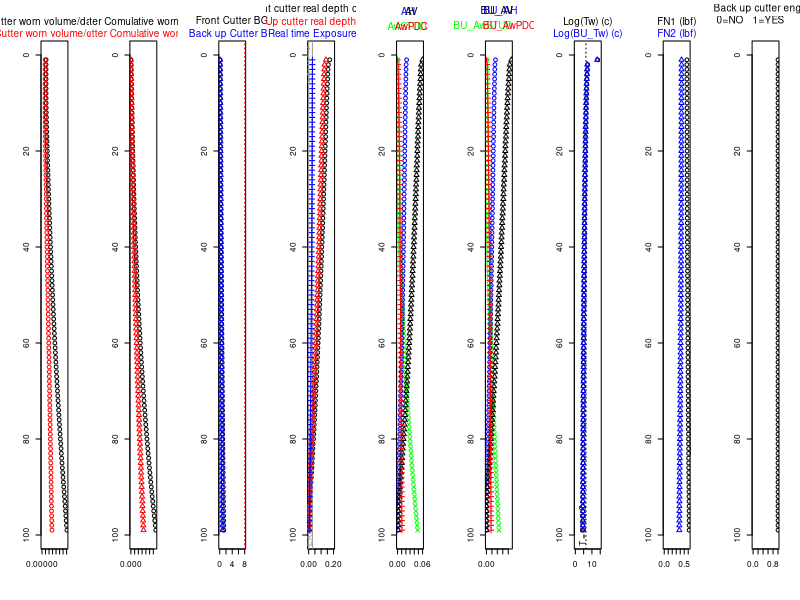
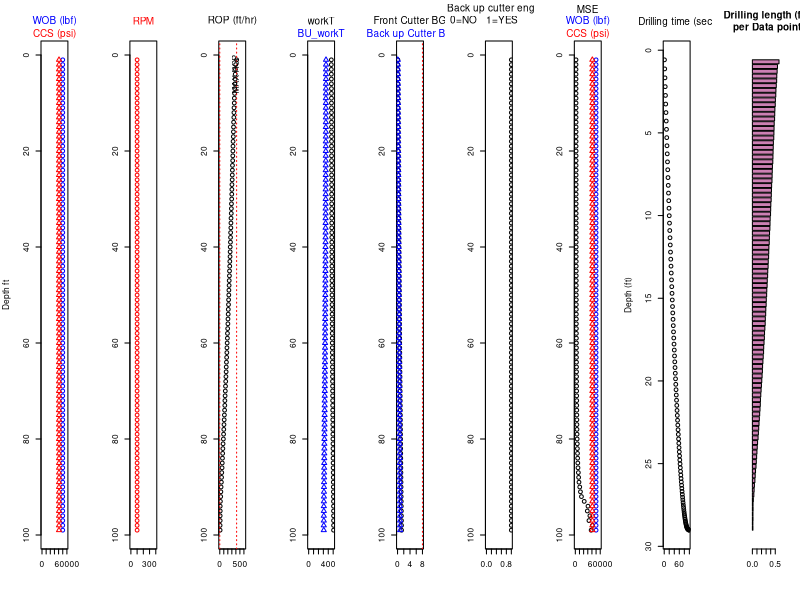

Here is the R script that generated these plots, in order:

#clean console
cat("\014")
#clean environment
rm(list=ls())


Db <- 8.5 #bit diameter
Re <- Db/((2^0.5)*2) # effective radius
Ce <- 1 # cutter front area efficiency
# WOB <- 25000 # weight on bit klbf
# RPM <- 100 #
# CCS <- 41000 # in psi
NOC <- 32 # number of cutters
Dc <- 0.5 # cutter diameter in inch
Rc <- Dc/2 #cutter radius in inch
BR <- 20 # Back Rake in angle
SR <- 0 # Side Rake in angle
wSTUD <- 0.3 # weight 1 STUD
wPDC <- 1 # weight 2 PDC
Emb_Length <- 0.2 # Cutter embedded length
Lcutter <- 2 # cutter length in inch
CutterT <- 0.0276 # cutter thickness in inch
ROPcoff <- 300 # ROP coefficient
BGThershold <- 8*(Lcutter-Emb_Length)*tan(BR*pi/180)/Dc

#---------------------------------------------
# Cutter Wear Flat Area Temprature parameters
# Tf <- 50 # fluid temprature in C
# kf <- 0.04 # cutter/rock friction coefficient
f <- 0.5 # thermal response function
# alpha_f <- 1 #
#---------------------------------------------
DataTimeInter <- 5 # sec
#-----------------------------BG Column

# BG <- read.csv("C:/Users/DASLAB Hareland 3/Desktop/R calc file/ROP drafts/BG.csv", header = T)
# BG <- read.csv("C:/Users/Farshid/Desktop/rop/BG.csv", header = T)
# C:\Users\DASLAB Hareland 3\Documents\All_Amin_Github\Petroleum-and-Drilling-Enginnering\Codes\Drilling Simulator
BG <- read.csv("../Drilling Simulator/Data_set/BG.csv", header = T)
BG <- 0.01*BG
Num_of_Data <- nrow(BG)
# BU_BG <- read.csv("C:/Users/DASLAB Hareland 3/Desktop/R calc file/ROP drafts/BU_BG.csv", header = T)
# BU_BG <- read.csv("C:/Users/Farshid/Desktop/rop/BU_BG.csv", header = T)
BU_BG <- read.csv("../Drilling Simulator/Data_set/BU_BG.csv", header = T)
BU_BG <- 0.01*BU_BG
Num_of_Data <- nrow(BU_BG)

EXPR_new <- 0.03 #back up cutter exposed when both cutters are new
EXPR_realtime <- matrix(0,Num_of_Data,1)
colnames(EXPR_realtime) <- "inch"


#-----ROP (ft/hr)-----------------------------
ROP <- matrix(0,Num_of_Data,1)
ROP <- data.frame(ROP)
colnames(ROP) <- 'ROP (ft/hr)'
#----------------------------WOB Column
# WOB <- read.csv("C:/Users/DASLAB Hareland 3/Desktop/R calc file/ROP drafts/WOB.csv", header = T); WOB <-1*WOB
# WOB <- read.csv("C:/Users/Farshid/Desktop/rop/WOB.csv", header = T); WOB <-2*WOB
WOB <- read.csv("../Drilling Simulator/Data_set/WOB.csv", header = T); WOB <-2*WOB
WOC <- WOB/NOC
colnames(WOC) <- 'WOC,lbf'
#----------------------------RPM Column
# RPM <- read.csv("C:/Users/DASLAB Hareland 3/Desktop/R calc file/ROP drafts/RPM.csv", header = T); RPM <- 1*RPM
# RPM <- read.csv("C:/Users/Farshid/Desktop/rop/RPM.csv", header = T); RPM <- 1*RPM
RPM <- read.csv("../Drilling Simulator/Data_set/RPM.csv", header = T); RPM <- 1*RPM
#----------------------------CCS Column
# CCS <- read.csv("C:/Users/DASLAB Hareland 3/Desktop/R calc file/ROP drafts/CCS.csv", header = T); CCS <- 0.5*CCS
# CCS <- read.csv("C:/Users/Farshid/Desktop/rop/CCS.csv", header = T); CCS <- 1*CCS
CCS <- read.csv("../Drilling Simulator/Data_set/CCS.csv", header = T); CCS <- 1*CCS
#----------------------------Tf Column
# Tf <- read.csv("C:/Users/DASLAB Hareland 3/Desktop/R calc file/ROP drafts/Tf.csv", header = T)
# Tf <- read.csv("C:/Users/Farshid/Desktop/rop/Tf.csv", header = T)
Tf <- read.csv("../Drilling Simulator/Data_set/Tf.csv", header = T)
#----------------------------kf Column
# kf <- read.csv("C:/Users/DASLAB Hareland 3/Desktop/R calc file/ROP drafts/kf.csv", header = T)
# kf <- read.csv("C:/Users/Farshid/Desktop/rop/kf.csv", header = T)
kf <- read.csv("../Drilling Simulator/Data_set/Kf.csv", header = T)
#----------------------------alpha_f Column
# alpha_f <- read.csv("C:/Users/DASLAB Hareland 3/Desktop/R calc file/ROP drafts/alpha_f.csv", header = T)
# alpha_f <- read.csv("C:/Users/Farshid/Desktop/rop/alpha_f.csv", header = T)
alpha_f <- read.csv("../Drilling Simulator/Data_set/alpha_f.csv", header = T)
#----------------------------thermal response function
# f <- read.csv("C:/Users/DASLAB Hareland 3/Desktop/R calc file/ROP drafts/f.csv", header = T)
# f <- read.csv("C:/Users/Farshid/Desktop/rop/f.csv", header = T)
f <- read.csv("../Drilling Simulator/Data_set/f.csv", header = T)
#----------------------------khf (w/cm/C)
# khf <- read.csv("C:/Users/DASLAB Hareland 3/Desktop/R calc file/ROP drafts/khf.csv", header = T)
# khf <- read.csv("C:/Users/Farshid/Desktop/rop/khf.csv", header = T)
khf <- read.csv("../Drilling Simulator/Data_set/Khf.csv", header = T)
#----------------------------FN1 and FN2
#normal forces on cutter and back up cutter
FN1 <- matrix(0,Num_of_Data,1)
colnames(FN1) <- "Lbf"
FN2 <- matrix(0,Num_of_Data,1)
colnames(FN2) <- "Lbf"
#=============Tw and BU_Tw
Tw <- matrix(0,Num_of_Data,1)
colnames(Tw) <- "c"
BU_Tw <- matrix(0,Num_of_Data,1)
colnames(BU_Tw) <- "c"

#-----Cutters work (base and backup)--
work1 <- matrix(0,Num_of_Data,1)
colnames(work1) <- "ft.Lbf"
work2 <- matrix(0,Num_of_Data,1)
colnames(work2) <- "ft.Lbf"
workT <- matrix(0,Num_of_Data,1)
colnames(workT) <- "ft.Lbf"
BU_work1 <- matrix(0,Num_of_Data,1)
colnames(BU_work1) <- "ft.Lbf"
BU_work2 <- matrix(0,Num_of_Data,1)
colnames(BU_work2) <- "ft.Lbf"
BU_workT <- matrix(0,Num_of_Data,1)
colnames(BU_workT) <- "ft.Lbf"

#average wear coff of PDC and STUD 1 and 2
#1
alphaAve <- matrix(0,Num_of_Data,1)
colnames(alphaAve) <- "(ft.Lbf)/inch3"
#2
BU_alphaAve <- matrix(0,Num_of_Data,1)
colnames(BU_alphaAve) <- "(ft.Lbf)/inch3"

#1
cutter_worn_vol_each_datapoint <- matrix(0,Num_of_Data,1)
colnames(cutter_worn_vol_each_datapoint) <- "inch3"
#2
BU_cutter_worn_vol_each_datapoint <- matrix(0,Num_of_Data,1)
colnames(BU_cutter_worn_vol_each_datapoint) <- "inch3"

#1
comulative_cutter_worn_vol <- matrix(0,Num_of_Data,1)
colnames(comulative_cutter_worn_vol) <- "inch3"
#2
BU_comulative_cutter_worn_vol <- matrix(0,Num_of_Data,1)
colnames(BU_comulative_cutter_worn_vol) <- "inch3"

wear_cof_PDC <- 20000000 # (ft.Lbf)/inch3 of pure PDC material
wear_cof_STUD <- 20000 # (ft.Lbf)/inch3 of pure STUD material

#----------------------------Cutter Velocity (m/s) Column
Cutter_Velocity <- 2*pi*RPM*Re*0.0254/60
colnames(Cutter_Velocity) <- 'Cutter_Velocity,m/s'
#----------------------------cutter wear flat length,L (cm) Column
cutter_wearflat_length <- (BG*Dc/8)/sin(pi*BR/180)*2.54
colnames(cutter_wearflat_length) <- 'cutter_wearflat_length,cm'
BU_cutter_wearflat_length <- (BU_BG*Dc/8)/sin(pi*BR/180)*2.54
colnames(BU_cutter_wearflat_length) <- 'BU_cutter_wearflat_length,cm'

NeedToCovered <- (WOB/NOC)/(CCS)
colnames(NeedToCovered) <- 'NeedToCovered'
Max_DOC_OnCutterFace <- (Dc)*cos(BR*pi/180)
Max_DOC <- Max_DOC_OnCutterFace*cos(BR*pi/180)

#-------------------------------------------------------------------------
BGDc8 <- BG*Dc/8
colnames(BGDc8) <- 'BGDc8'
BGDc8Cos <- BGDc8*cos(BR*pi/180)
colnames(BGDc8Cos) <- 'BGDc8Cos'

BU_BGDc8 <- BU_BG*Dc/8
colnames(BU_BGDc8) <- 'BU_BGDc8'
BU_BGDc8Cos <- BU_BGDc8*cos(BR*pi/180)
colnames(BU_BGDc8Cos) <- 'BU_BGDc8Cos'

#difference between weighted area beneath the cutter and needed area to be covered
Diff_AwBeneathCutter_T_NeedToCovered <- 0 -NeedToCovered
colnames(Diff_AwBeneathCutter_T_NeedToCovered) <- 'Diff_AwBeneathCutter_T_NeedToCovered'


#BackUp cutter is engaged with the formation or not
BU_cutter_engage <- matrix(0.5,Num_of_Data,1)
colnames(BU_cutter_engage) <- "1=YES 0=NO"

#-------------------------------------------------------------------------
#finding the depth of cut and BG/BU_BG
DOC_accuracy <- 0.0001 # accuracy for finding depth of cut
StepSize <- 0.001

wornVol_accuracy <- 0.0001 #cutter worn volume acuracy
addBG <- 0.0001
#===================Cutter #1==================
#==============================================
DOC_real <- matrix(0,nrow=Num_of_Data,ncol=1)
AH_Matrix <- matrix(0,nrow=Num_of_Data,ncol=1)
AV_Matrix <- matrix(0,nrow=Num_of_Data,ncol=1)
DepthOfCut_P <- matrix(0,nrow=Num_of_Data,ncol=1)
DOC_OCF <- matrix(0,nrow=Num_of_Data,ncol=1)
AOCFClean <- matrix(0,nrow=Num_of_Data,ncol=1)
AWOBG <- matrix(0,nrow=Num_of_Data,ncol=1)
ACT <- matrix(0,nrow=Num_of_Data,ncol=1)
AH <- matrix(0,nrow=Num_of_Data,ncol=1)
AV <- matrix(0,nrow=Num_of_Data,ncol=1)
AwTotal <- matrix(0,nrow=Num_of_Data,ncol=1)
AwPDC <- matrix(0,nrow=Num_of_Data,ncol=1)
AwSTUD <- matrix(0,nrow=Num_of_Data,ncol=1)

#==============================================
#==============================================
#===================Cutter #2==================
#==============================================
BU_DOC_real <- matrix(0,nrow=Num_of_Data,ncol=1)
BU_AH_Matrix <- matrix(0,nrow=Num_of_Data,ncol=1)
BU_AV_Matrix <- matrix(0,nrow=Num_of_Data,ncol=1)
BU_DepthOfCut_P <- matrix(0,nrow=Num_of_Data,ncol=1)
BU_DOC_OCF <- matrix(0,nrow=Num_of_Data,ncol=1)
BU_AOCFClean <- matrix(0,nrow=Num_of_Data,ncol=1)
BU_AWOBG <- matrix(0,nrow=Num_of_Data,ncol=1)
BU_ACT <- matrix(0,nrow=Num_of_Data,ncol=1)
BU_AH <- matrix(0,nrow=Num_of_Data,ncol=1)
BU_AV <- matrix(0,nrow=Num_of_Data,ncol=1)
BU_AwTotal <- matrix(0,nrow=Num_of_Data,ncol=1)
BU_AwPDC <- matrix(0,nrow=Num_of_Data,ncol=1)
BU_AwSTUD <- matrix(0,nrow=Num_of_Data,ncol=1)
#==============================================
#==============================================

#1
cwv <- 0 # cutter worn volume counter "comulative"
#2
BU_cwv <- 0 # cutter worn volume counter "comulative" for back up cutter


































for (i in 1:Num_of_Data){




  DepthOfCut_P[i,1] <- BGDc8Cos[i,1]
  colnames(DepthOfCut_P) <- 'DepthOfCut_P'
  BU_DepthOfCut_P[i,1] <- BU_BGDc8Cos[i,1]
  colnames(BU_DepthOfCut_P) <- 'BU_DepthOfCut_P'

  j <- 0

  while(DepthOfCut_P[i,1] < Max_DOC && Diff_AwBeneathCutter_T_NeedToCovered[i,1] < DOC_accuracy){

    j <- j+1

    # cat("i=",i,"j=",j, "\n")

    DepthOfCut_P[i,1] <- DepthOfCut_P[i,1] + StepSize



    #=======================Cutter #1=========================
    #=========================================================
    #=========================================================
    #=========================================================
    #=========================================================

    DOC_OCF[i,1] <- DepthOfCut_P[i,1]/(cos(BR*pi/180));# print(DOC_OCF[1,1])
    colnames(DOC_OCF) <- 'DOC_OCF'
    # AreaOnCutterFaceClean = AOCFC
    AOCFClean[i,1] <- (Rc^2)*acos((Rc-DOC_OCF[i,1])/Rc)-(Rc-DOC_OCF[i,1])*(2*Rc*DOC_OCF[i,1]-(DOC_OCF[i,1])^2)^0.5;# print(AOCFClean[1,1])
    colnames(AOCFClean) <- 'AOCFClean'
    # AreaWornOutBG = AWOBG # worn out area on cutter face
    AWOBG[i,1] <- (Rc^2)*acos((Rc-BGDc8[i,1])/Rc)-(Rc-BGDc8[i,1])*(2*Rc*BGDc8[i,1]-(BGDc8[i,1])^2)^0.5; #print(AWOBG[1,1])
    colnames(AWOBG) <- 'AWOBG'
    #Area Cut Total = ACT # total aera on cutter face
    ACT[i,1] <- AOCFClean[i,1] -AWOBG[i,1]
    colnames(ACT) <- 'ACT'
    # area beneath the cutter
    AH[i,1] <- ACT[i,1]*sin(BR*pi/180)
    colnames(AH) <- 'AH'
    # area infront of cutter
    AV[i,1] <- ACT[i,1]*cos(BR*pi/180)*cos(SR*pi/180)
    colnames(AV) <- 'AV'

    #-----------------------------------------
    #calc for Aw total
    Aw1 <- (BG[i,1]*Dc/8)*cos(BR*pi/180)
    Aw2 <- (Aw1-Lcutter*cos((90-BR)*pi/180))/sin((90-BR)*pi/180)
    if (Aw2<0){Aw3 <- 0} else {Aw3 <- Aw2}
    Aw4 <- Aw1/sin((90-BR)*pi/180)
    if (Aw4<Dc){Aw5 <- Aw4} else {Aw5 <- Dc}
    Aw6 <- (Aw5-Rc)/Rc
    Aw7 <- (Aw3-Rc)/Rc
    Aw8 <- (Aw5-Rc)
    Aw9 <- (Aw3-Rc)
    Aw10 <- ((2*Rc*Aw5-Aw5^2)^0.5)/(Rc)^2
    Aw11 <- ((2*Rc*Aw3-Aw3^2)^0.5)/(Rc)^2
    Aw12 <- (Rc^2/2)*(asin(Aw6)+Aw8*Aw10)
    Aw13 <- (Rc^2/2)*(asin(Aw7)+Aw9*Aw11)
    Aw14 <- (Aw12-Aw13)*(2/cos((90-BR)*pi/180))
    AwTotal[i,1] <- Aw14

    AwPDC1 <- (BG[i,1]*Dc/8)*cos(BR*pi/180)
    AwPDC2 <- (Aw1-CutterT*cos((90-BR)*pi/180))/sin((90-BR)*pi/180)
    if (AwPDC2<0){AwPDC3 <- 0} else {AwPDC3 <- AwPDC2}
    AwPDC4 <- AwPDC1/sin((90-BR)*pi/180)
    if (AwPDC4<Dc){AwPDC5 <- AwPDC4} else {AwPDC5 <- Dc}
    AwPDC6 <- (AwPDC5-Rc)/Rc
    AwPDC7 <- (AwPDC3-Rc)/Rc
    AwPDC8 <- (AwPDC5-Rc)
    AwPDC9 <- (AwPDC3-Rc)
    AwPDC10 <- ((2*Rc*AwPDC5-AwPDC5^2)^0.5)/(Rc)^2
    AwPDC11 <- ((2*Rc*AwPDC3-AwPDC3^2)^0.5)/(Rc)^2
    AwPDC12 <- (Rc^2/2)*(asin(AwPDC6)+AwPDC8*AwPDC10)
    AwPDC13 <- (Rc^2/2)*(asin(AwPDC7)+AwPDC9*AwPDC11)
    AwPDC14 <- (AwPDC12-AwPDC13)*(2/cos((90-BR)*pi/180))
    AwPDC[i,1] <- AwPDC14

    AwSTUD[i,1] <- AwTotal[i,1]-AwPDC[i,1]
    AwW <- wSTUD*AwSTUD[i,1] + wPDC*AwPDC[i,1]
    AwBeneathCutter <- AwW + AH[i,1]
    #=========================================================
    #=========================================================
    #=========================================================
    #=========================================================
    #=======================Cutter #2=========================

    EXPR_realtime[i,1] <- EXPR_new - BGDc8Cos[i,1] + BU_BGDc8Cos[i,1]

    if (DepthOfCut_P[i,1] > EXPR_new+BU_BGDc8Cos[i,1]){



      # cat("DOCP=",DepthOfCut_P[i,1]," > EXPR_new+BU_BGDc8Cos[i,1]",EXPR_new+BU_BGDc8Cos[i,1],"in i=",i,"in j=",j,"\n")




      BU_DepthOfCut_P[i,1] <- DepthOfCut_P[i,1] - EXPR_new

      BU_DOC_OCF[i,1] <- BU_DepthOfCut_P[i,1]/(cos(BR*pi/180))
      colnames(BU_DOC_OCF) <- 'BU_DOC_OCF'
      # AreaOnCutterFaceClean = AOCFC
      BU_AOCFClean[i,1] <- (Rc^2)*acos((Rc-BU_DOC_OCF[i,1])/Rc)-(Rc-BU_DOC_OCF[i,1])*(2*Rc*BU_DOC_OCF[i,1]-(BU_DOC_OCF[i,1])^2)^0.5
      colnames(BU_AOCFClean) <- 'BU_AOCFClean'
      # AreaWornOutBG = AWOBG # worn out area on cutter face
      BU_AWOBG[i,1] <- (Rc^2)*acos((Rc-BU_BGDc8[i,1])/Rc)-(Rc-BU_BGDc8[i,1])*(2*Rc*BU_BGDc8[i,1]-(BU_BGDc8[i,1])^2)^0.5
      colnames(BU_AWOBG) <- 'BU_AWOBG'
      #Area Cut Total = ACT # total aera on cutter face
      BU_ACT[i,1] <- BU_AOCFClean[i,1] -BU_AWOBG[i,1]
      colnames(BU_ACT) <- 'BU_ACT'
      # area beneath the cutter
      BU_AH[i,1] <- BU_ACT[i,1]*sin(BR*pi/180)
      colnames(BU_AH) <- 'BU_AH'
      # area infront of cutter
      BU_AV[i,1] <- BU_ACT[i,1]*cos(BR*pi/180)*cos(SR*pi/180)
      colnames(BU_AV) <- 'BU_AV'

      #-----------------------------------------
      #calc for Aw total
      BU_Aw1 <- (BU_BG[i,1]*Dc/8)*cos(BR*pi/180)
      BU_Aw2 <- (BU_Aw1-Lcutter*cos((90-BR)*pi/180))/sin((90-BR)*pi/180)
      if (BU_Aw2<0){BU_Aw3 <- 0} else {BU_Aw3 <- BU_Aw2}
      BU_Aw4 <- BU_Aw1/sin((90-BR)*pi/180)
      if (BU_Aw4<Dc){BU_Aw5 <- BU_Aw4} else {BU_Aw5 <- Dc}
      BU_Aw6 <- (BU_Aw5-Rc)/Rc
      BU_Aw7 <- (BU_Aw3-Rc)/Rc
      BU_Aw8 <- (BU_Aw5-Rc)
      BU_Aw9 <- (BU_Aw3-Rc)
      BU_Aw10 <- ((2*Rc*BU_Aw5-BU_Aw5^2)^0.5)/(Rc)^2
      BU_Aw11 <- ((2*Rc*BU_Aw3-BU_Aw3^2)^0.5)/(Rc)^2
      BU_Aw12 <- (Rc^2/2)*(asin(BU_Aw6)+BU_Aw8*BU_Aw10)
      BU_Aw13 <- (Rc^2/2)*(asin(BU_Aw7)+BU_Aw9*BU_Aw11)
      BU_Aw14 <- (BU_Aw12-BU_Aw13)*(2/cos((90-BR)*pi/180))
      BU_AwTotal[i,1] <- BU_Aw14

      BU_AwPDC1 <- (BU_BG[i,1]*Dc/8)*cos(BR*pi/180)
      BU_AwPDC2 <- (BU_Aw1-CutterT*cos((90-BR)*pi/180))/sin((90-BR)*pi/180)
      if (BU_AwPDC2<0){BU_AwPDC3 <- 0} else {BU_AwPDC3 <- BU_AwPDC2}
      BU_AwPDC4 <- BU_AwPDC1/sin((90-BR)*pi/180)
      if (BU_AwPDC4<Dc){BU_AwPDC5 <- BU_AwPDC4} else {BU_AwPDC5 <- Dc}
      BU_AwPDC6 <- (BU_AwPDC5-Rc)/Rc
      BU_AwPDC7 <- (BU_AwPDC3-Rc)/Rc
      BU_AwPDC8 <- (BU_AwPDC5-Rc)
      BU_AwPDC9 <- (BU_AwPDC3-Rc)
      BU_AwPDC10 <- ((2*Rc*BU_AwPDC5-BU_AwPDC5^2)^0.5)/(Rc)^2
      BU_AwPDC11 <- ((2*Rc*BU_AwPDC3-BU_AwPDC3^2)^0.5)/(Rc)^2
      BU_AwPDC12 <- (Rc^2/2)*(asin(BU_AwPDC6)+BU_AwPDC8*BU_AwPDC10)
      BU_AwPDC13 <- (Rc^2/2)*(asin(BU_AwPDC7)+BU_AwPDC9*BU_AwPDC11)
      BU_AwPDC14 <- (BU_AwPDC12-BU_AwPDC13)*(2/cos((90-BR)*pi/180))
      BU_AwPDC[i,1] <- BU_AwPDC14

      BU_AwSTUD[i,1] <- BU_AwTotal[i,1]-BU_AwPDC[i,1]
      BU_AwW <- wSTUD*BU_AwSTUD[i,1] + wPDC*BU_AwPDC[i,1]
      BU_AwBeneathCutter <- BU_AwW + BU_AH[i,1]


    }
    else{

      BU_AwBeneathCutter <- 0

    }

    #=========================================================
    #=========================================================
    #=========================================================
    #=========================================================
    #=========================================================


    AwBeneathCutter_T=AwBeneathCutter+BU_AwBeneathCutter #total weighted area beneath the cutters
    Diff_AwBeneathCutter_T_NeedToCovered[i,1] <- AwBeneathCutter_T -NeedToCovered[i,1]


  }






  DOC_real[i,1] <- DepthOfCut_P[i,1]- BGDc8Cos[i,1]
  colnames(DOC_real) <- 'DOC_real'
  AH_Matrix[i,1] <- AH[i,1]
  colnames(AH) <- 'AH'
  AV_Matrix[i,1] <- AV[i,1]
  colnames(AV) <- 'AV'
  FN1[i,1] <- AwBeneathCutter/AwBeneathCutter_T

  if (DepthOfCut_P[i,1] > EXPR_new + BU_BGDc8Cos[i,1]){

    BU_DOC_real[i,1] <- BU_DepthOfCut_P[i,1]- BU_BGDc8Cos[i,1]
    colnames(BU_DOC_real) <- 'BU_DOC_real'
    BU_AH_Matrix[i,1] <- BU_AH[i,1]
    colnames(BU_AH) <- 'BU_AH'
    BU_AV_Matrix[i,1] <- BU_AV[i,1]
    colnames(BU_AV) <- 'BU_AV'
    FN2[i,1] <- BU_AwBeneathCutter/AwBeneathCutter_T

  }
  else{

    BU_DOC_real[i,1] <- 0
    colnames(BU_DOC_real) <- 'BU_DOC_real'
    BU_AH_Matrix[i,1] <- 0
    colnames(BU_AH) <- 'BU_AH'
    BU_AV_Matrix[i,1] <- 0
    colnames(BU_AV) <- 'BU_AV'
    FN2[i,1] <- 0

  }











  #==================================================WEAR AND TEMPRATURE================================================
  #==================================================WEAR AND TEMPRATURE================================================
  #==================================================WEAR AND TEMPRATURE================================================
  #==================================================WEAR AND TEMPRATURE================================================
  #==================================================WEAR AND TEMPRATURE================================================
  #==================================================WEAR AND TEMPRATURE================================================

  if (EXPR_realtime[i,1] > 0){
    # calculations for cutter 1 and 2 for temprature and wear when the EXPR is not zero. Cutters are not in the same level.




    # for cutter 1
    ##############
    ##############
    ##############
    ##############
    cutter_wearflat_length[i,1] <- (BG[i,1]*Dc/8)/sin(pi*BR/180)*2.54
    colnames(cutter_wearflat_length) <- 'cutter_wearflat_length,cm'

    Tw[i,1] <- Tf[i,1]+((kf[i,1]*(FN1[i,1]*WOC[i,1])*Cutter_Velocity[i,1]*f[i,1])/(AwTotal[i,1]*6.4516))*
      ((1+(3*(pi^0.5)/4)*f[i,1]*khf[i,1]*(Cutter_Velocity[i,1]/(cutter_wearflat_length[i,1]*alpha_f[i,1]))^0.5)^-1)

    #============================================================wear function
    work1[i,1] <- (0.083*kf[i,1]*(FN1[i,1]*WOC[i,1])*RPM[i,1]*(2*pi*Re))*(DataTimeInter/60)
    work2[i,1] <- 0#(0.083*Ce*AV_Matrix[i,1]*(2*pi*Re)*RPM[i,1]*CCS[i,1])*(DataTimeInter/60)
    workT[i,1] <- work1[i,1] + work2[i,1]
    alphaAve[i,1] <- (AwPDC[i,1]/AwTotal[i,1])*wear_cof_PDC+(AwSTUD[i,1]/AwTotal[i,1])*wear_cof_STUD
    length(alphaAve);length(AwPDC);length(AwTotal);length(AwSTUD);

    cutter_worn_vol_each_datapoint[i,1] <- workT[i,1]/alphaAve[i,1]

    cwv <- cutter_worn_vol_each_datapoint[i,1]+ cwv
    comulative_cutter_worn_vol[i,1] <- cwv

    #calculate the BG by reverse cutter volume equation

    V_total_worn_theory <- 0

    while(V_total_worn_theory - comulative_cutter_worn_vol[i,1] < wornVol_accuracy){

      BG[i,1] <- BG[i,1] + addBG

      V_total_worn_theory <- (-1)*((((Dc/2)^3)/tan(pi*BR/180))*
                                     ((((Dc/2)-(BG[i,1]*Dc/8))/(Dc/2))*acos((((Dc/2)-(BG[i,1]*Dc/8))/(Dc/2)))-
                                        ((1-((((Dc/2)-(BG[i,1]*Dc/8))/(Dc/2)))^2))^0.5)+(((Dc/2)^3)/3*tan(pi*BR/180))*
                                     ((1-((((Dc/2)-(BG[i,1]*Dc/8))/(Dc/2)))^2)^0.5)^3)


    }
    #update BG that is used for next ROP calculations
    BG[i+1,1] <- BG[i,1]










    #for cutter 2 or back up cutter ==== if it is engaged with formation or NOT
    ##############
    ##############
    ##############
    ##############

    if (DepthOfCut_P[i,1] > EXPR_new+BU_BGDc8Cos[i,1]){

      BU_cutter_wearflat_length[i,1] <- (BU_BG[i,1]*Dc/8)/sin(pi*BR/180)*2.54
      colnames(BU_cutter_wearflat_length) <- 'BU_cutter_wearflat_length,cm'

      BU_Tw[i,1] <- Tf[i,1]+((kf[i,1]*(FN2[i,1]*WOC[i,1])*Cutter_Velocity[i,1]*f[i,1])/(BU_AwTotal[i,1]*6.4516))*
        ((1+(3*(pi^0.5)/4)*f[i,1]*khf[i,1]*(Cutter_Velocity[i,1]/(BU_cutter_wearflat_length[i,1]*alpha_f[i,1]))^0.5)^-1)

      #============================================================wear function
      BU_work1[i,1] <- (0.083*kf[i,1]*(FN2[i,1]*WOC[i,1])*RPM[i,1]*(2*pi*Re))*(DataTimeInter/60)
      BU_work2[i,1] <- 0#(0.083*Ce*BU_AV_Matrix[i,1]*(2*pi*Re)*RPM[i,1]*CCS[i,1])*(DataTimeInter/60)
      BU_workT[i,1] <- BU_work1[i,1] + BU_work2[i,1]
      BU_alphaAve[i,1] <- (BU_AwPDC[i,1]/BU_AwTotal[i,1])*wear_cof_PDC+(BU_AwSTUD[i,1]/BU_AwTotal[i,1])*wear_cof_STUD
      BU_cutter_worn_vol_each_datapoint[i,1] <- BU_workT[i,1]/BU_alphaAve[i,1]

      BU_cwv <- BU_cutter_worn_vol_each_datapoint[i,1]+ BU_cwv
      BU_comulative_cutter_worn_vol[i,1] <- BU_cwv

      #calculate the BU_BG by reverse cutter volume equation
      # wornVol_accuracy <- 0.001
      BU_V_total_worn_theory <- 0

      while(BU_V_total_worn_theory - BU_comulative_cutter_worn_vol[i,1] < wornVol_accuracy){

        BU_BG[i,1] <- BU_BG[i,1] + addBG

        BU_V_total_worn_theory <- (-1)*((((Dc/2)^3)/tan(pi*BR/180))*
                                          ((((Dc/2)-(BU_BG[i,1]*Dc/8))/(Dc/2))*acos((((Dc/2)-(BU_BG[i,1]*Dc/8))/(Dc/2)))-
                                             ((1-((((Dc/2)-(BU_BG[i,1]*Dc/8))/(Dc/2)))^2))^0.5)+(((Dc/2)^3)/3*tan(pi*BR/180))*
                                          ((1-((((Dc/2)-(BU_BG[i,1]*Dc/8))/(Dc/2)))^2)^0.5)^3)


      }
      #update BG that is used for next ROP calculations
      BU_BG[i+1,1] <- BU_BG[i,1]


    }
    else{

      BU_BG[i+1,1] <- BU_BG[i,1]

      BU_cwv <- BU_cutter_worn_vol_each_datapoint[i,1]+ BU_cwv
      BU_comulative_cutter_worn_vol[i,1] <- BU_cwv
    }






  }
  # if EXPR realtime achived 0 and both cutters are in same lavel, then:
  # calc BG1 and 2 seperatly and take an average and report it for both BGs
  else{

    EXPR_realtime[i,1] <- 0


    # for cutter 1
    ##############
    ##############
    ##############
    ##############
    cutter_wearflat_length[i,1] <- (BG[i,1]*Dc/8)/sin(pi*BR/180)*2.54
    colnames(cutter_wearflat_length) <- 'cutter_wearflat_length,cm'

    Tw[i,1] <- Tf[i,1]+((kf[i,1]*FN1[i,1]*Cutter_Velocity[i,1]*f[i,1])/(AwTotal[i,1]*6.4516))*
      ((1+(3*(pi^0.5)/4)*f[i,1]*khf[i,1]*(Cutter_Velocity[i,1]/(cutter_wearflat_length[i,1]*alpha_f[i,1]))^0.5)^-1)

    #============================================================wear function
    work1[i,1] <- (0.083*kf[i,1]*FN1[i,1]*RPM[i,1]*(2*pi*Re))*(DataTimeInter/60)
    work2[i,1] <- 0#(0.083*Ce*AV_Matrix[i,1]*(2*pi*Re)*RPM[i,1]*CCS[i,1])*(DataTimeInter/60)
    workT[i,1] <- work1[i,1] + work2[i,1]
    alphaAve[i,1] <- (AwPDC[i,1]/AwTotal[i,1])*wear_cof_PDC + (AwSTUD[i,1]/AwTotal[i,1])*wear_cof_STUD
    cutter_worn_vol_each_datapoint[i,1] <- workT[i,1]/alphaAve[i,1]

    cwv <- cutter_worn_vol_each_datapoint[i,1]+ cwv
    comulative_cutter_worn_vol[i,1] <- cwv


    # for cutter 2 or back up cutter
    ##############
    ##############
    ##############
    ##############
    BU_cutter_wearflat_length[i,1] <- (BU_BG[i,1]*Dc/8)/sin(pi*BR/180)*2.54
    colnames(BU_cutter_wearflat_length) <- 'BU_cutter_wearflat_length,cm'

    BU_Tw[i,1] <- Tf[i,1]+((kf[i,1]*FN2[i,1]*Cutter_Velocity[i,1]*f[i,1])/(BU_AwTotal[i,1]*6.4516))*
      ((1+(3*(pi^0.5)/4)*f[i,1]*khf[i,1]*(Cutter_Velocity[i,1]/(BU_cutter_wearflat_length[i,1]*alpha_f[i,1]))^0.5)^-1)

    #============================================================wear function
    BU_work1[i,1] <- (0.083*kf[i,1]*FN2[i,1]*RPM[i,1]*(2*pi*Re))*(DataTimeInter/60)
    BU_work2[i,1] <- 0#(0.083*Ce*BU_AV_Matrix[i,1]*(2*pi*Re)*RPM[i,1]*CCS[i,1])*(DataTimeInter/60)
    BU_workT[i,1] <- BU_work1[i,1] + BU_work2[i,1]
    BU_alphaAve[i,1] <- (BU_AwPDC[i,1]/BU_AwTotal[i,1])*wear_cof_PDC+(BU_AwSTUD[i,1]/BU_AwTotal[i,1])*wear_cof_STUD
    BU_cutter_worn_vol_each_datapoint[i,1] <- BU_workT[i,1]/BU_alphaAve[i,1]

    BU_cwv <- BU_cutter_worn_vol_each_datapoint[i,1]+ BU_cwv
    BU_comulative_cutter_worn_vol[i,1] <- BU_cwv



    #calculate the BG by reverse cutter volume equation
    # wornVol_accuracy <- 0.001
    V_total_worn_theory <- 0
    #calculate the BU_BG by reverse cutter volume equation
    # wornVol_accuracy <- 0.001
    BU_V_total_worn_theory <- 0


    while((V_total_worn_theory+BU_V_total_worn_theory) - (comulative_cutter_worn_vol[i,1]+BU_comulative_cutter_worn_vol[i,1]) < wornVol_accuracy){

      BG[i,1] <- BG[i,1] + addBG

      BU_BG[i,1] <- BU_BG[i,1] + addBG



      V_total_worn_theory <- (-1)*((((Dc/2)^3)/tan(pi*BR/180))*
                                     ((((Dc/2)-(BG[i,1]*Dc/8))/(Dc/2))*acos((((Dc/2)-(BG[i,1]*Dc/8))/(Dc/2)))-
                                        ((1-((((Dc/2)-(BG[i,1]*Dc/8))/(Dc/2)))^2))^0.5)+(((Dc/2)^3)/3*tan(pi*BR/180))*
                                     ((1-((((Dc/2)-(BG[i,1]*Dc/8))/(Dc/2)))^2)^0.5)^3)


      BU_V_total_worn_theory <- (-1)*((((Dc/2)^3)/tan(pi*BR/180))*
                                        ((((Dc/2)-(BU_BG[i,1]*Dc/8))/(Dc/2))*acos((((Dc/2)-(BU_BG[i,1]*Dc/8))/(Dc/2)))-
                                           ((1-((((Dc/2)-(BU_BG[i,1]*Dc/8))/(Dc/2)))^2))^0.5)+(((Dc/2)^3)/3*tan(pi*BR/180))*
                                        ((1-((((Dc/2)-(BU_BG[i,1]*Dc/8))/(Dc/2)))^2)^0.5)^3)



    }

    #update BG and BU_BG by taking average of both

    BG[i+1,1] <- BG[i,1]
    BU_BG[i+1,1] <- BU_BG[i,1]





  }






  BGDc8[i+1,1] <- BG[i+1,1]*Dc/8
  BGDc8Cos[i+1,1] <- BGDc8[i+1,1]*cos(BR*pi/180)

  BU_BGDc8[i+1,1] <- BU_BG[i+1,1]*Dc/8
  BU_BGDc8Cos[i+1,1] <- BU_BGDc8[i+1,1]*cos(BR*pi/180)








  ROP[i,1] <- ROPcoff*(5*RPM[i,1]*Re*Ce*((AV_Matrix[i,1]+BU_AV_Matrix[i,1])/2)/(pi*Db*Db/4))
  cat("in i=",i,"in j=",j,"\n")
  cat("DOCP=",DepthOfCut_P[i,1],"BU_DOCP=",BU_DepthOfCut_P[i,1],"MaxDOC=",Max_DOC,"\n")
  cat("Diff_AwBeneathCutter_T_NeedToCovered[i,1]=",Diff_AwBeneathCutter_T_NeedToCovered[i,1],"< DOC_accuracy=",DOC_accuracy,"\n")
  cat("FN1=",FN1[i,1],"FN2=",FN2[i,1],"\n")
  cat("EXPR_realtime=",EXPR_realtime[i,1],"EXPR_new=",EXPR_new,
      "BGDc8Cos[i,1]=",BGDc8Cos[i,1],"BU_BGDc8Cos[i,1]=",BU_BGDc8Cos[i,1],"\n")
  cat("BG=",BG[i,1],"BU_BG=",BU_BG[i,1],"\n")
  cat("Av=",AV_Matrix[i,1],"AH=",AH_Matrix[i,1],"BU_Av=",BU_AV_Matrix[i,1],"BU_AH=",BU_AH_Matrix[i,1],"ROP=",ROP[i,1],"\n")
  cat("AwW=",AwW,"BU_AwW=",BU_AwW,"AwBeneathCutter_T=",AwBeneathCutter_T,"\n")
  cat("AwBeneathCutter=",AwBeneathCutter,"BU_AwBeneathCutter=",BU_AwBeneathCutter,"AwBeneathCutter_T=",AwBeneathCutter_T,"\n")
  cat("alphaAve=",alphaAve[i,1],"BU_alphaAve=",BU_alphaAve[i,1])
  print("-----------------------------------------------------------------------------------------")
  print("-----------------------------------------------------------------------------------------")
  print("-----------------------------------------------------------------------------------------")

  if (DepthOfCut_P[i,1] > EXPR_new+BU_BGDc8Cos[i,1]){

    BU_cutter_engage[i,1] <- 1
  } else {
    BU_cutter_engage[i,1] <- 0

  }






}





#==========================================================================
#==========================================================================
#==========================================================================
#==========================================================================
#==========================================================================
#==========================================================================



#######################PLOTS
# #WOB
par(mfrow=c(1,9))
a <- data.frame(seq(1,Num_of_Data))
par(cex = 0.5)
# # #---------------------------------
# plot(WOB[,1],a[,1], ylim = rev(range(a[,1])), ylab = "Depth ft", xlab = "", col="blue",
#      pch=1,title(expression(main = "WOB (lbf)"), adj = 0.5, line = 2, col.main = "blue"),xlim = c(0,45000))
# par(new=TRUE)
# #CCS
# lines(CCS[,1],a[,1], ylim = rev(range(a[,1])), axes=F, ylab = NA, xlab = NA,
#      col="red",pch=2,title(expression(main = "CCS (psi)"), adj = 0.5, line = 0.7, col.main = "red"),xlim = c(0,50000))
# par(new=FALSE)
# # #RPM
# plot(RPM[,1],a[,1], ylim = rev(range(a[,1])),ylab = "",xlab = "",
#      col="red",pch=1,title(expression(main = "RPM"), col.main = "red"),xlim = c(0,400))

#cutter_worn_vol_each_datapoint / Front cutter
plot(cutter_worn_vol_each_datapoint[,1],a[,1], ylim = rev(range(a[,1])),ylab = "",xlab = "",xlim = c(0,max(cutter_worn_vol_each_datapoint[,1])),
     col="black",pch=1,title(expression(main = "Front cutter worn volume/data point(in3)"),adj = 0.5, line = 1.9, col.main = "black"))
# axis(3)
par(new=TRUE)
#cutter_worn_vol_each_datapoint / Back up cutter
lines(BU_cutter_worn_vol_each_datapoint[,1],a[,1], ylim = rev(range(a[,1])),ylab = "",xlab = "", axes=F,
      col="red",pch=1,title(expression(main = "Backup Cutter worn volume/data point(in3)"),adj = 0.5, line = 0.7, col.main = "red"))
par(new=FALSE)







#comulative_cutter_worn_vol / Front cutter
plot(comulative_cutter_worn_vol[,1],a[,1], ylim = rev(range(a[,1])),ylab = "",xlab = "",xlim = c(0,max(comulative_cutter_worn_vol[,1])),
     col="black",pch=1,title(expression(main = "Front cutter Comulative worn volume (in3)"), adj = 0.5, line = 1.9, col.main = "black"))
par(new=TRUE)
#comulative_cutter_worn_vol / Back up cutter
lines(BU_comulative_cutter_worn_vol[,1],a[,1], ylim = rev(range(a[,1])),ylab = "",xlab = "", axes=F,
      col="red",pch=2,title(expression(main = "Backup cutter Comulative worn volume (in3)"), adj = 0.5, line = 0.7, col.main = "red"))
par(new=FALSE)







#
# #ROP
# plot(ROP[,1],a[,1], ylim = rev(range(a[,1])),ylab = "",xlab = "",
#      col="black",pch=1,title(expression(main = "ROP (ft/hr)")),xlim = c(0,500))
# par(new=FALSE)


#BG
plot(BG[1:99,1],a[,1], ylim = rev(range(a[,1])),ylab = "",xlab = "",xlim = c(0,8),
     col="black",pch=1,title(expression(main = "Front Cutter BG"), col.main = "black"))
abline(v=8, col = "red", lty = 3)
par(new=TRUE)
#BU_BG
lines(BU_BG[1:99,1],a[,1], ylim = rev(range(a[,1])),ylab = "",xlab = "", axes=F,
      col="blue",pch=2,title(expression(main = "Back up Cutter BG"), adj = 0.5, line = 0.7, col.main = "blue"),xlim = c(0,10))
par(new=FALSE)





#DOC_real
plot(DOC_real[,1],a[,1], ylim = rev(range(a[,1])),ylab = "",xlab = "",xlim = c(0,0.2),
     col="black",pch=1,title(expression(main = "Front cutter real depth of cut (in)"), adj = 0.5, line = 3.2, col.main = "black"))
abline(v=EXPR_new, col = "gray60", lty = 1)
text(EXPR_new-0.005,Num_of_Data,"EXPR New",srt=90,pos=3,col="gray60")
abline(v=0, col = "gray60", lty = 1)
text(0.01,3,"EXPR = 0",srt=90,pos=3,col="gray60")
par(new=TRUE)
#DOC_real
lines(BU_DOC_real[,1],a[,1], ylim = rev(range(a[,1])),ylab = "",xlab = "", axes=F,
      col="red",pch=2,title(expression(main = "Back Up cutter real depth of cut (in)"), adj = 0.5, line = 1.9, col.main = "red"))
par(new=TRUE)
#EXPR_realtime
lines(EXPR_realtime[,1],a[,1], ylim = rev(range(a[,1])),ylab = "",xlab = "", axes=F,
      col="blue",pch=3,title(expression(main = "Real time Exposure (in)"),
                             adj = 0.5, line = 0.7, col.main = "blue"),xlim = c(0,EXPR_new))
par(new=FALSE)

# #BU_cutter_engage
# plot(BU_cutter_engage[1:99,1],a[,1], ylim = rev(range(a[,1])),ylab = "",xlab = "",xlim = c(0,1),
#      col="black",pch=1,title(expression(main = "Back up cutter engage\n 0=NO   1=YES"), col.main = "black"))






#==========================================================================
#==========================================================================
#==========================================================================
#==========================================================================
#==========================================================================
#==========================================================================


# par(mfrow=c(1,5))
# par(cex = 0.5)
#AwSTUD
plot(AwSTUD[1:99,1],a[,1], ylim = rev(range(a[,1])),ylab = "",xlab = "", xlim = c(0,max(AwSTUD[1:99,1],AwPDC[1:99,1],AH_Matrix[1:99,1],AV_Matrix[1:99,1])),
     col="green",pch=4,title(expression(main = "AwSTUD"), adj = 0.75, line = 1.5, col.main = "green"))
#AH
lines(AH_Matrix[1:99,1],a[,1], ylim = rev(range(a[,1])),ylab = "",xlab = "",axes=F,
      col="blue",pch=1,title(expression(main = "AH"), adj = 0.35, line = 3, col.main = "blue"))
# abline(v=8, col = "red", lty = 3)
par(new=TRUE)
#AV
lines(AV_Matrix[1:99,1],a[,1], ylim = rev(range(a[,1])),ylab = "",xlab = "", axes=F,
      col="black",pch=2,title(expression(main = "AV"), adj = 0.6, line = 3, col.main = "black"))
par(new=TRUE)
#AwPDC
lines(AwPDC[1:99,1],a[,1], ylim = rev(range(a[,1])),ylab = "",xlab = "", axes=F,
      col="red",pch=3,title(expression(main = "AwPDC"), adj = 0.3, line = 1.5, col.main = "red"))
par(new=FALSE)






#BU_AwSTUD
plot(BU_AwSTUD[1:99,1],a[,1], ylim = rev(range(a[,1])),ylab = "",xlab = "", xlim = c(0,max(BU_AwSTUD[1:99,1],BU_AwPDC[1:99,1],BU_AH_Matrix[1:99,1],BU_AV_Matrix[1:99,1])),
     col="green",pch=4,title(expression(main = "BU_AwSTUD"), adj = 1, line = 1.5, col.main = "green"))
#BU_AH
lines(BU_AH_Matrix[1:99,1],a[,1], ylim = rev(range(a[,1])),ylab = "",xlab = "",axes=F,
      col="blue",pch=1,title(expression(main = "BU_AH"), adj = 0.3, line = 3, col.main = "blue"))
# abline(v=8, col = "red", lty = 3)
par(new=TRUE)
#BU_AV
lines(BU_AV_Matrix[1:99,1],a[,1], ylim = rev(range(a[,1])),ylab = "",xlab = "", axes=F,
      col="black",pch=2,title(expression(main = "BU_AV"), adj = 0.8, line = 3, col.main = "black"))
par(new=TRUE)
#BU_AwPDC
lines(BU_AwPDC[1:99,1],a[,1], ylim = rev(range(a[,1])),ylab = "",xlab = "", axes=F,
      col="red",pch=3,title(expression(main = "BU_AwPDC"), adj = 0.1, line = 1.5, col.main = "red"))
par(new=FALSE)






#Tw
logTw <- log(Tw)
logBU_Tw <-log(BU_Tw+1)
plot(logTw[1:99,1],a[,1], ylim = rev(range(a[,1])),ylab = "",xlab = "",xlim = c(0,15),
     col="black",pch=1,title(expression(main = "Log(Tw) (c)"), adj = 0.5, line = 1.9, col.main = "black"))
abline(v=log(600), col = "black", lty = 3)
text(log(600),Num_of_Data,"T = 6 0 0 C",srt=90,pos=3,col="black")
par(new=TRUE)
#BU_Tw
lines(logBU_Tw[1:99,1],a[,1], ylim = rev(range(a[,1])),ylab = "",xlab = "", axes=F,
      col="blue",pch=2,title(expression(main = "Log(BU_Tw) (c)"), adj = 0.5, line = 0.7, col.main = "blue"))








#FN 1 & 2
plot(FN1[1:99,1],a[,1], ylim = rev(range(a[,1])),ylab = "",xlab = "",xlim = c(0,max(FN1[,1])),
     col="black",pch=1,title(expression(main = "FN1 (lbf)"), adj = 0.5, line = 1.9, col.main = "black"))
par(new=TRUE)
lines(FN2[1:99,1],a[,1], ylim = rev(range(a[,1])),ylab = "",xlab = "",
      col="blue",pch=2,title(expression(main = "FN2 (lbf)"), adj = 0.5, line = 0.7, col.main = "blue"))




#BU_cutter_engage
plot(BU_cutter_engage[1:99,1],a[,1], ylim = rev(range(a[,1])),ylab = "",xlab = "",xlim = c(0,1),
     col="black",pch=1,title(expression(main = "Back up cutter engage\n 0=NO   1=YES"), col.main = "black"))




#==================================================================================================================================
#==================================================================================================================================
#==================================================================================================================================
#==================================================================================================================================
#==================================================================================================================================
#==================================================================================================================================



# end_time <- Sys.time()
# end_time - start_time

par(mfrow=c(1,9))
par(cex = 0.5)
par(new=FALSE)

#WOB
plot(WOB[,1],a[,1], ylim = rev(range(a[,1])), ylab = "Depth ft", xlab = "", col="blue",
     pch=1,title(expression(main = "WOB (lbf)"), adj = 0.5, line = 2, col.main = "blue"),xlim = c(0,max(WOB,CCS)+10000))
par(new=TRUE)
#CCS
lines(CCS[,1],a[,1], ylim = rev(range(a[,1])), axes=F, ylab = NA, xlab = NA,
      col="red",pch=2,title(expression(main = "CCS (psi)"), adj = 0.5, line = 0.7, col.main = "red"),xlim = c(0,max(CCS)+10000))
par(new=FALSE)
# #CCS
# lines(CCS[,1],a[,1], ylim = rev(range(a[,1])), axes=F, ylab = NA, xlab = NA,
#      col="red",pch=2,title(expression(main = "CCS (psi)"), adj = 0.5, line = 0.7, col.main = "red"),xlim = c(0,50000))
# par(new=FALSE)

#RPM
plot(RPM[,1],a[,1], ylim = rev(range(a[,1])),ylab = "",xlab = "",
     col="red",pch=1,title(expression(main = "RPM"), col.main = "red"),xlim = c(0,400))

#ROP
plot(ROP[,1],a[,1], ylim = rev(range(a[,1])),ylab = "",xlab = "",
     col="black",pch=1,title(expression(main = "ROP (ft/hr)")),xlim = c(0,max(ROP)+200))

abline(v=0, col = "red", lty = 3)
abline(v=max(ROP), col = "red", lty = 3)
text(max(ROP)+50,5,"MAX ROP",srt=90,pos=3,col="black")
par(new=FALSE)







#
# #work1
# plot(work1[1:99,1],a[,1], ylim = rev(range(a[,1])),ylab = "",xlab = "",xlim = c(0,max(work1)),
#      col="black",pch=1,title(expression(main = "work1"), col.main = "black"))
# # abline(v=8, col = "red", lty = 3)
# par(new=TRUE)
# #BU_work1
# lines(BU_work1[1:99,1],a[,1], ylim = rev(range(a[,1])),ylab = "",xlab = "", axes=F,
#       col="blue",pch=2,title(expression(main = "BU_work1"), adj = 0.5,
#                              line = 0.7, col.main = "blue"),xlim = c(0,10))




# par(new=FALSE)
# #work2
# plot(work2[1:99,1],a[,1], ylim = rev(range(a[,1])),ylab = "",xlab = "",xlim = c(0,max(work2)),
#      col="black",pch=1,title(expression(main = "work2"), col.main = "black"))
# # abline(v=8, col = "red", lty = 3)
# par(new=TRUE)
# #BU_work2
# lines(BU_work2[1:99,1],a[,1], ylim = rev(range(a[,1])),ylab = "",xlab = "", axes=F,
#       col="blue",pch=2,title(expression(main = "BU_work2"), adj = 0.5,
#                              line = 0.7, col.main = "blue"),xlim = c(0,10))





#workT
plot(workT[1:99,1],a[,1], ylim = rev(range(a[,1])),ylab = "",xlab = "",xlim = c(0,max(workT)),
     col="black",pch=1,title(expression(main = "workT"), col.main = "black"))
# abline(v=8, col = "red", lty = 3)
par(new=TRUE)
#workT
lines(BU_workT[1:99,1],a[,1], ylim = rev(range(a[,1])),ylab = "",xlab = "", axes=F,
      col="blue",pch=2,title(expression(main = "BU_workT"), adj = 0.5,
                             line = 0.7, col.main = "blue"),xlim = c(0,10))






par(new=FALSE)
#BG
plot(BG[1:99,1],a[,1], ylim = rev(range(a[,1])),ylab = "",xlab = "",xlim = c(0,8),
     col="black",pch=1,title(expression(main = "Front Cutter BG"), col.main = "black"))
abline(v=8, col = "red", lty = 3)
par(new=TRUE)
#BU_BG
lines(BU_BG[1:99,1],a[,1], ylim = rev(range(a[,1])),ylab = "",xlab = "", axes=F,
      col="blue",pch=2,title(expression(main = "Back up Cutter BG"), adj = 0.5, line = 0.7,
                             col.main = "blue"),xlim = c(0,10))
par(new=FALSE)



#BU_cutter_engage
plot(BU_cutter_engage[1:99,1],a[,1], ylim = rev(range(a[,1])),ylab = "",xlab = "",xlim = c(0,1),
     col="black",pch=1,title(expression(main = "Back up cutter engage\n 0=NO   1=YES"), col.main = "black"))





#
# #alphaAve & BU_alphaAve
# plot(alphaAve[,1],a[,1], ylim = rev(range(a[,1])),ylab = "",xlab = "",
#      col="black",pch=1,title(expression(main = "alphaAve"),adj = 0.5, line = 1.9, col.main = "black"),
#      xlim = c(0,max(alphaAve,BU_alphaAve)))
# par(new=TRUE)
# plot(BU_alphaAve[,1],a[,1], ylim = rev(range(a[,1])),ylab = "",xlab = "", axes=F,
#      col="red",pch=2,title(expression(main = "BU_alphaAve"),adj = 0.5, line = 0.7, col.main = "red"))



Ab <- pi*(Db/2)^2

MSE <- WOB*((1/Ab)+((13.33*kf*RPM)/(Db*ROP)))



#MSE
plot(MSE[,1],a[,1], ylim = rev(range(a[,1])),ylab = "",xlab = "",
     col="black",pch=1,title(expression(main = "MSE"),adj = 0.5, line = 3.2, col.main = "black"),
     xlim = c(0,max(MSE,WOB,CCS)+10000))
#WOB
lines(WOB[,1],a[,1], ylim = rev(range(a[,1])), ylab = "Depth ft", xlab = "", col="blue",axes=F,
      pch=1,title(expression(main = "WOB (lbf)"), adj = 0.5, line = 2, col.main = "blue"))
par(new=TRUE)
#CCS
lines(CCS[,1],a[,1], ylim = rev(range(a[,1])), axes=F, ylab = NA, xlab = NA,axes=F,
      col="red",pch=2,title(expression(main = "CCS (psi)"), adj = 0.5, line = 0.7, col.main = "red"),xlim = c(0,max(CCS)+10000))
par(new=FALSE)




f1 <- DataTimeInter*(ROP/3600)
f2 <- cumsum(f1)
colnames(f2) <-'depth (ft)'


#DD(ft)
plot(a[,1],f2[,1], ylim = rev(range(f2[,1])),ylab = "Depth (ft)",xlab = "",
     col="black",pch=1,title(expression(main = "Drilling time (sec)"),adj = 0.5, line = 1.9, col.main = "black"),
     xlim = c(0,max(a)))


# #Drilling_Depth_(ft)
# plot(f2[,1],a[,1], ylim = rev(range(a[,1])),ylab = "",xlab = "",
#      col="black",pch=1,title(expression(main = "Drilling Depth (ft)"),adj = 0.5, line = 1.9, col.main = "black"),
#      xlim = c(0,max(f2)))
#

# #
# barplot(f1[,1], ylim = rev(range(a[,1])),ylab = "",xlab = "",
#      col="black",pch=1,title(expression(main = "Drilling Depth (ft)"),adj = 0.5, line = 1.9, col.main = "black"),
#      xlim = c(0,max(f2)))


blue <- rgb(0.8, 0.5, 0.7, alpha=1)
red <- rgb(1, 0, 0, alpha=0.4)
barplot(f1[99:1,1],horiz = T,main = "Drilling length (ft)\n per Data point", col=blue)#, xlim = max(f1,f2))
# par(new=TRUE)
# barplot(f2[99:1,1],horiz = T,axes=F, col=red)



